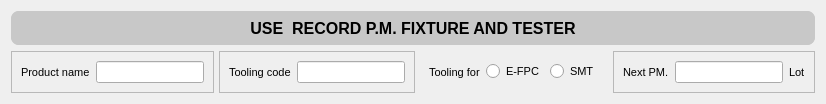
     <widget class="QWidget" name="widget" native="true">
      <property name="font">
       <font>
        <family>Tahoma</family>
        <pointsize>8</pointsize>
        <bold>false</bold>
       </font>
      </property>
      <property name="styleSheet">
       <string notr="true"/>
      </property>
      <layout class="QVBoxLayout" name="verticalLayout_2">
       <item alignment="Qt::AlignTop">
        <widget class="QWidget" name="widget_4" native="true">
         <property name="minimumSize">
          <size>
           <width>613</width>
           <height>34</height>
          </size>
         </property>
         <property name="font">
          <font>
           <family>Tahoma</family>
           <pointsize>8</pointsize>
           <bold>false</bold>
          </font>
         </property>
         <property name="styleSheet">
          <string notr="true">background-color: rgb(200, 200, 200);
border-radius: 8px;</string>
         </property>
         <layout class="QHBoxLayout" name="horizontalLayout">
          <property name="spacing">
           <number>0</number>
          </property>
          <property name="leftMargin">
           <number>0</number>
          </property>
          <property name="topMargin">
           <number>0</number>
          </property>
          <property name="rightMargin">
           <number>0</number>
          </property>
          <property name="bottomMargin">
           <number>0</number>
          </property>
          <item>
           <widget class="QLabel" name="label">
            <property name="font">
             <font>
              <family>Tahoma</family>
              <pointsize>12</pointsize>
              <bold>true</bold>
             </font>
            </property>
            <property name="styleSheet">
             <string notr="true"/>
            </property>
            <property name="text">
             <string>USE  RECORD P.M. FIXTURE AND TESTER</string>
            </property>
            <property name="alignment">
             <set>Qt::AlignCenter</set>
            </property>
           </widget>
          </item>
         </layout>
        </widget>
       </item>
       <item alignment="Qt::AlignTop">
        <widget class="QWidget" name="widget_5" native="true">
         <property name="font">
          <font>
           <family>Tahoma</family>
           <pointsize>8</pointsize>
           <bold>false</bold>
          </font>
         </property>
         <layout class="QHBoxLayout" name="horizontalLayout_2">
          <property name="spacing">
           <number>5</number>
          </property>
          <property name="leftMargin">
           <number>0</number>
          </property>
          <property name="topMargin">
           <number>0</number>
          </property>
          <property name="rightMargin">
           <number>0</number>
          </property>
          <property name="bottomMargin">
           <number>0</number>
          </property>
          <item alignment="Qt::AlignTop">
           <widget class="QFrame" name="frame">
            <property name="minimumSize">
             <size>
              <width>0</width>
              <height>0</height>
             </size>
            </property>
            <property name="font">
             <font>
              <family>Tahoma</family>
              <pointsize>8</pointsize>
              <bold>false</bold>
             </font>
            </property>
            <property name="styleSheet">
             <string notr="true"/>
            </property>
            <property name="frameShape">
             <enum>QFrame::StyledPanel</enum>
            </property>
            <property name="frameShadow">
             <enum>QFrame::Raised</enum>
            </property>
            <layout class="QHBoxLayout" name="horizontalLayout_3">
             <item>
              <widget class="QLabel" name="label_2">
               <property name="font">
                <font>
                 <family>Tahoma</family>
                 <pointsize>8</pointsize>
                 <bold>false</bold>
                </font>
               </property>
               <property name="text">
                <string>Product name</string>
               </property>
              </widget>
             </item>
             <item>
              <widget class="QLineEdit" name="lineEdit">
               <property name="font">
                <font>
                 <family>Tahoma</family>
                 <pointsize>8</pointsize>
                 <bold>false</bold>
                </font>
               </property>
              </widget>
             </item>
            </layout>
           </widget>
          </item>
          <item alignment="Qt::AlignTop">
           <widget class="QFrame" name="frame_2">
            <property name="font">
             <font>
              <family>Tahoma</family>
              <pointsize>8</pointsize>
              <bold>false</bold>
             </font>
            </property>
            <property name="styleSheet">
             <string notr="true"/>
            </property>
            <property name="frameShape">
             <enum>QFrame::StyledPanel</enum>
            </property>
            <property name="frameShadow">
             <enum>QFrame::Raised</enum>
            </property>
            <layout class="QHBoxLayout" name="horizontalLayout_4">
             <item>
              <widget class="QLabel" name="label_3">
               <property name="font">
                <font>
                 <family>Tahoma</family>
                 <pointsize>8</pointsize>
                 <bold>false</bold>
                </font>
               </property>
               <property name="text">
                <string>Tooling code</string>
               </property>
              </widget>
             </item>
             <item>
              <widget class="QLineEdit" name="lineEdit_2">
               <property name="font">
                <font>
                 <family>Tahoma</family>
                 <pointsize>8</pointsize>
                 <bold>false</bold>
                </font>
               </property>
              </widget>
             </item>
            </layout>
           </widget>
          </item>
          <item>
           <widget class="QWidget" name="widget_6" native="true">
            <property name="font">
             <font>
              <family>Tahoma</family>
              <pointsize>8</pointsize>
              <bold>false</bold>
             </font>
            </property>
            <property name="styleSheet">
             <string notr="true"/>
            </property>
            <layout class="QHBoxLayout" name="horizontalLayout_6">
             <item>
              <widget class="QLabel" name="label_5">
               <property name="font">
                <font>
                 <family>Tahoma</family>
                 <pointsize>8</pointsize>
                 <bold>false</bold>
                </font>
               </property>
               <property name="text">
                <string>Tooling for</string>
               </property>
              </widget>
             </item>
             <item>
              <widget class="QRadioButton" name="efpc">
               <property name="font">
                <font>
                 <family>Tahoma</family>
                 <pointsize>8</pointsize>
                 <bold>false</bold>
                </font>
               </property>
               <property name="text">
                <string>E-FPC</string>
               </property>
              </widget>
             </item>
             <item>
              <widget class="QRadioButton" name="smt">
               <property name="font">
                <font>
                 <family>Tahoma</family>
                 <pointsize>8</pointsize>
                 <bold>false</bold>
                </font>
               </property>
               <property name="text">
                <string>SMT</string>
               </property>
              </widget>
             </item>
            </layout>
           </widget>
          </item>
          <item alignment="Qt::AlignTop">
           <widget class="QFrame" name="frame_3">
            <property name="font">
             <font>
              <family>Tahoma</family>
              <pointsize>8</pointsize>
              <bold>false</bold>
             </font>
            </property>
            <property name="styleSheet">
             <string notr="true"/>
            </property>
            <property name="frameShape">
             <enum>QFrame::StyledPanel</enum>
            </property>
            <property name="frameShadow">
             <enum>QFrame::Raised</enum>
            </property>
            <layout class="QHBoxLayout" name="horizontalLayout_5">
             <item>
              <widget class="QLabel" name="label_4">
               <property name="font">
                <font>
                 <family>Tahoma</family>
                 <pointsize>8</pointsize>
                 <bold>false</bold>
                </font>
               </property>
               <property name="text">
                <string>Next PM.</string>
               </property>
              </widget>
             </item>
             <item>
              <widget class="QLineEdit" name="lineEdit_3">
               <property name="font">
                <font>
                 <family>Tahoma</family>
                 <pointsize>8</pointsize>
                 <bold>false</bold>
                </font>
               </property>
              </widget>
             </item>
             <item>
              <widget class="QLabel" name="label_6">
               <property name="font">
                <font>
                 <family>Tahoma</family>
                 <pointsize>8</pointsize>
                 <bold>false</bold>
                </font>
               </property>
               <property name="text">
                <string>Lot</string>
               </property>
              </widget>
             </item>
            </layout>
           </widget>
          </item>
         </layout>
        </widget>
       </item>
      </layout>
     </widget>
